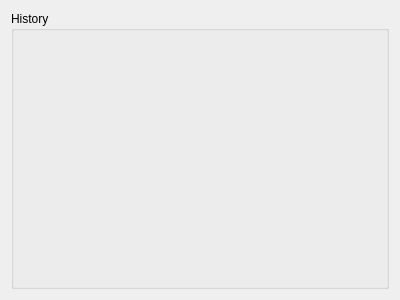
<?xml version="1.0" encoding="UTF-8"?>
<ui version="4.0">
 <class>HistoryMonitorWidget</class>
 <widget class="QWidget" name="HistoryMonitorWidget">
  <property name="geometry">
   <rect>
    <x>0</x>
    <y>0</y>
    <width>400</width>
    <height>300</height>
   </rect>
  </property>
  <property name="windowTitle">
   <string>Form</string>
  </property>
  <layout class="QHBoxLayout" name="horizontalLayout_2">
   <item>
    <widget class="QGroupBox" name="groupBox">
     <property name="title">
      <string>History</string>
     </property>
     <layout class="QHBoxLayout" name="horizontalLayout">
      <item>
       <widget class="DataGridLabel" name="label"/>
      </item>
     </layout>
    </widget>
   </item>
  </layout>
 </widget>
 <customwidgets>
  <customwidget>
   <class>DataGridLabel</class>
   <extends>QLabel</extends>
   <header>datagridlabel.h</header>
  </customwidget>
 </customwidgets>
 <resources/>
 <connections/>
</ui>
